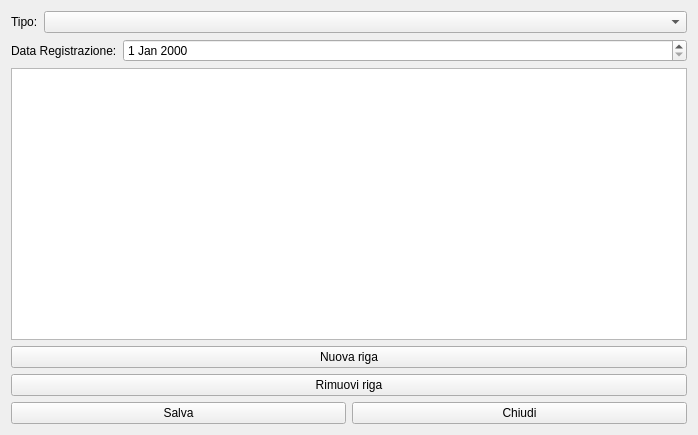
<?xml version="1.0" encoding="UTF-8"?>
<ui version="4.0">
 <class>CRegistrazione</class>
 <widget class="QWidget" name="CRegistrazione">
  <property name="geometry">
   <rect>
    <x>0</x>
    <y>0</y>
    <width>698</width>
    <height>435</height>
   </rect>
  </property>
  <property name="windowTitle">
   <string>Modifica Registrazione</string>
  </property>
  <layout class="QVBoxLayout" name="verticalLayout_3">
   <item>
    <layout class="QVBoxLayout" name="verticalLayout_2">
     <item>
      <layout class="QVBoxLayout" name="verticalLayout">
       <item>
        <layout class="QFormLayout" name="formLayout">
         <item row="0" column="0">
          <widget class="QLabel" name="label">
           <property name="text">
            <string>Tipo:</string>
           </property>
          </widget>
         </item>
         <item row="0" column="1">
          <widget class="QComboBox" name="comboBox"/>
         </item>
        </layout>
       </item>
       <item>
        <layout class="QFormLayout" name="formLayout_2">
         <item row="0" column="0">
          <widget class="QLabel" name="label_2">
           <property name="text">
            <string>Data Registrazione:</string>
           </property>
          </widget>
         </item>
         <item row="0" column="1">
          <widget class="QDateEdit" name="dateEdit"/>
         </item>
        </layout>
       </item>
      </layout>
     </item>
     <item>
      <widget class="QTableView" name="tvDetails">
       <property name="editTriggers">
        <set>QAbstractItemView::NoEditTriggers</set>
       </property>
       <property name="alternatingRowColors">
        <bool>true</bool>
       </property>
       <property name="selectionMode">
        <enum>QAbstractItemView::SingleSelection</enum>
       </property>
       <property name="selectionBehavior">
        <enum>QAbstractItemView::SelectRows</enum>
       </property>
       <attribute name="verticalHeaderVisible">
        <bool>false</bool>
       </attribute>
      </widget>
     </item>
     <item>
      <widget class="QPushButton" name="pushButton_3">
       <property name="text">
        <string>Nuova riga</string>
       </property>
       <property name="icon">
        <iconset resource="graphics.qrc">
         <normaloff>:/Resources/Plus.PNG</normaloff>:/Resources/Plus.PNG</iconset>
       </property>
      </widget>
     </item>
     <item>
      <widget class="QPushButton" name="pushButton_4">
       <property name="text">
        <string>Rimuovi riga</string>
       </property>
       <property name="icon">
        <iconset resource="graphics.qrc">
         <normaloff>:/Resources/Minus.PNG</normaloff>:/Resources/Minus.PNG</iconset>
       </property>
      </widget>
     </item>
     <item>
      <layout class="QHBoxLayout" name="horizontalLayout">
       <item>
        <widget class="QPushButton" name="pushButton">
         <property name="text">
          <string>Salva</string>
         </property>
         <property name="icon">
          <iconset resource="graphics.qrc">
           <normaloff>:/Resources/save-icon.png</normaloff>:/Resources/save-icon.png</iconset>
         </property>
         <property name="iconSize">
          <size>
           <width>32</width>
           <height>32</height>
          </size>
         </property>
        </widget>
       </item>
       <item>
        <widget class="QPushButton" name="pushButton_2">
         <property name="text">
          <string>Chiudi</string>
         </property>
         <property name="icon">
          <iconset resource="graphics.qrc">
           <normaloff>:/Resources/Actions-window-close-icon.png</normaloff>:/Resources/Actions-window-close-icon.png</iconset>
         </property>
         <property name="iconSize">
          <size>
           <width>32</width>
           <height>32</height>
          </size>
         </property>
        </widget>
       </item>
      </layout>
     </item>
    </layout>
   </item>
  </layout>
 </widget>
 <resources>
  <include location="graphics.qrc"/>
 </resources>
 <connections/>
</ui>
